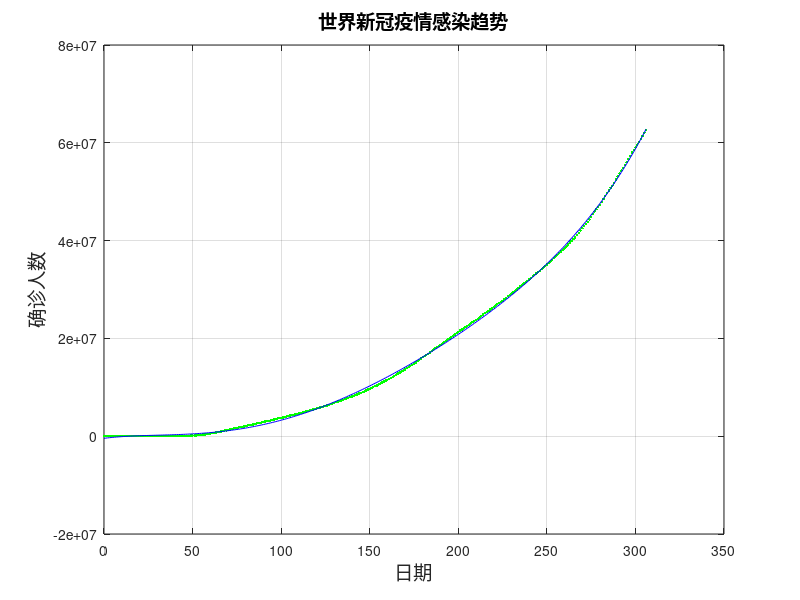

Here is the MATLAB script that generated this plot: (Note: this script raises an error after producing the figure.)
    clear;
close all;
clc;

%% 程序开始，写入数据
AW = csvread('alltime_world.csv',1,0);                                     %将alltime_world数据读入AW中
m = AW(:,1);                                                               %序号
n = length(m);                                                             %样本个数
date = AW(:,2);                                                            %日期
confirm = AW(:,3);                                                         %总确诊
dead = AW(:,4);                                                                %总死亡
heal = AW(:,5);                                                            %总存活
newAC = AW(:,6);                                                           %新增确诊
dr = AW(:,7);                                                              %死亡率
hr = AW(:,8);                                                              %存活率

%% 生成矩阵G

h = input( '请输入多项式阶数：');                                           %用户输入设置阶数
%h = 3;
N = h+1;
G = [,];                                                                   %创建空G矩阵

for j = 1:N
    for i = 1:n
        G(i,j) = m(i).^(j-1);                                              %创建G矩阵
    end
end

G = [G,confirm];                                                           %将confirm的值添加到G的最后一列

%% 形成矩阵Q
w = zeros(1,n);
sigma = 0;                                                                 %设置中间变量
a = zeros(1,n);

for k = 1:N    
    sigma = -sign(G(k,k))*sqrt(sum(G(k:n,k).^2));                          %计算sigma
    w(k) = G(k,k)-sigma;
    
    for j = k+1:n
        w(j) = G(j,k);
    end
    
    B = sigma * w(k);                                                      %beta
    
    % 变换G(k-1)到G(k)
    
    G(k,k) = sigma;
    b = 0;
    
    for j = k+1:N+1
        
%         for i = k:n
%             b = b + w(i) * G(i,j);
%         end
%         t = b/B;
        t = sum(w(k:n) * G((k:n),j))/B;
        
        for i = k:n
            G(i,j) = G(i,j) + t*w(i);
        end
        
    end
    
end

%% 解三角方程
% c = 0;                                                                     
x(N) = G(N,N+1)/G(N,N);
for i = N-1:-1:1
%     for j = i+1:N
%         c = c +G(i,j).*x(j);
%     end
%     
%     x(i) = (G(i,N+1)-c)/G(i,i);
    x(i) = (G(i,N+1)-sum(G(i,i+1:N).*x(i+1:N)))/G(i,i);
end

%% 计算误差
P = sum(G(N+1:n,N+1).^2);
% P = 0;
% 
% for i = N+1:n
%     P = P+G(i,N+1)^2;
% end
disp('误差为：');
disp(P);
%% 计算最终最小二乘近似多项式
L = length(x);
Y = 0;

for i = 1:L
    Y = Y+x(i) * m.^(i-1);                                                 %利用循环写出h阶多项式
end

figure;
plot(m,confirm,'.g');                                                      %绘出数据点，用绿色“.”表示
hold on;
plot(m,Y,'b');                                                             %绘出最小二乘法二次多项式用蓝线表示

xlabel('日期','fontsize',14);
ylabel('确诊人数','fontsize',14);
title('世界新冠疫情感染趋势','fontsize',14);
grid on;
dateaxis('x',1,'Jan.28');

%% 预测2021
X = 1:365;
Y1 = 0;

for i = 1:L
    Y1 = Y1+x(i) * X.^(i-1);                                               %利用循环写出h阶多项式
end

disp('2021年1月1日预计确诊人数为（2021.1.1约为图表第339个数据）:');
disp(Y1(339));

figure;
plot(m,confirm,'.g');                                                      %绘出数据点，用绿色“.”表示
hold on;
plot(X,Y1,'r');                                                            %将预测曲线用红线表示

xlabel('日期','fontsize',14);
ylabel('确诊人数','fontsize',14);
title('世界新冠疫情感染趋势(含预测）','fontsize',14);
grid on;
dateaxis('x',1,'Jan.28');
